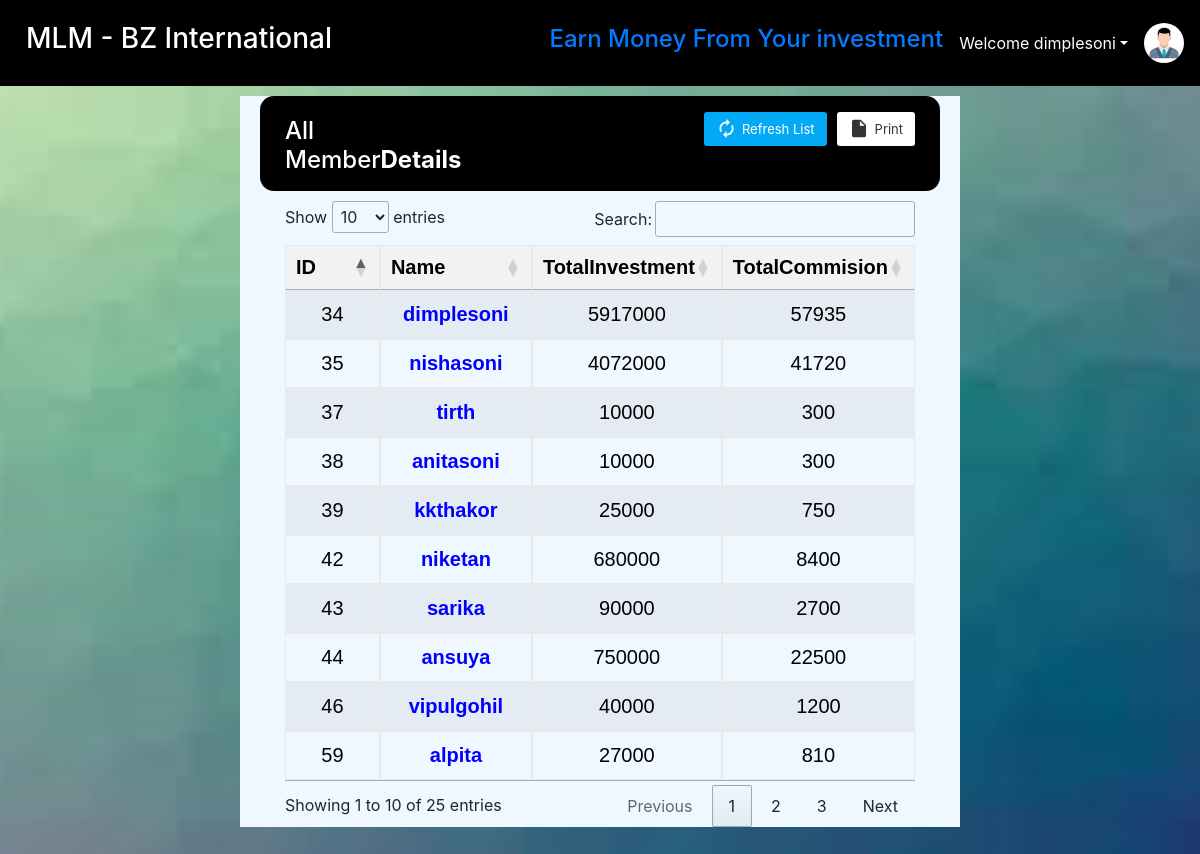
The app's page /allcom.php (signed in), older data.
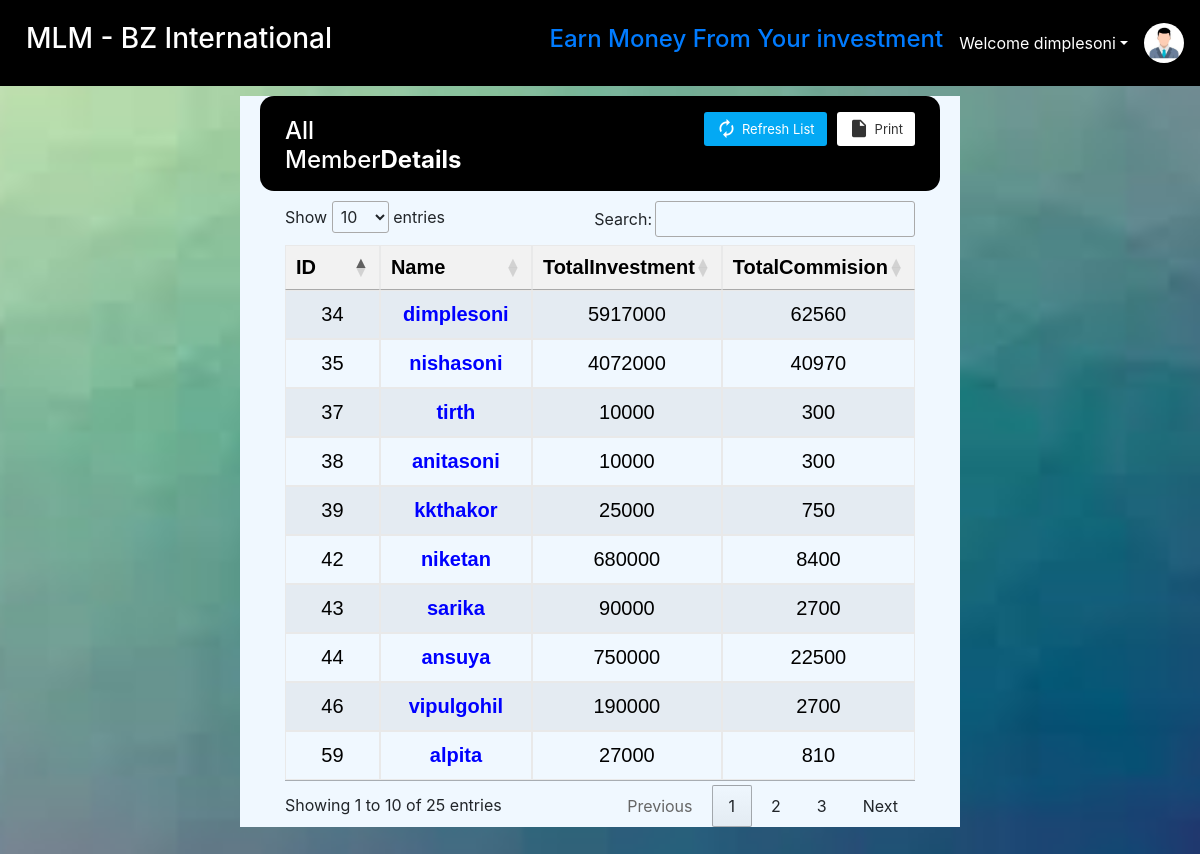
The same page, newer data.
### tables this page shows
CREATE TABLE `members` (
  `id` int(11) NOT NULL,
  `name` varchar(255) DEFAULT NULL,
  `upline` varchar(255) DEFAULT NULL,
  `amount` float NOT NULL,
  `fd` int(25) NOT NULL,
  `date` datetime NOT NULL DEFAULT current_timestamp(),
  `date1` datetime DEFAULT NULL
);

### allcom.php (the view, shortened to what this page needs)
<?php
echo '
<!DOCTYPE html>
<html lang="en">
<head>
  <meta charset="UTF-8">
  <meta name="viewport" content="width=device-width, initial-scale=1.0">
  <meta http-equiv="X-UA-Compatible" content="ie=edge">
  <title>Add Member</title>
  <link rel = "icon" href ="img/Ram.jpg" type = "image/x-icon">
  <link rel="stylesheet" href="https://fonts.googleapis.com/icon?family=Material+Icons">
  <link rel="stylesheet" href="https://use.fontawesome.com/releases/v5.8.2/css/all.css">
  <link rel="stylesheet" href="https://maxcdn.bootstrapcdn.com/bootstrap/4.0.0/css/bootstrap.min.css">
  <link rel = "icon" href ="img/Ram.jpg" type = "image/x-icon">
  <link rel="stylesheet" href="//cdn.datatables.net/1.11.5/css/jquery.dataTables.min.css">
</head>
<body class="back">';
    require "partials/nav.php";
        echo '<div class="container" style="background: aliceblue;width:60%;">
                    <div class="table-wrapper" style="margin:30px;" >
                        <div class="table-title" style="border-radius: 14px;background:black;">
                            <div class="row">
                                <div class="col-sm-4">
                                    <h2>All Member<b>Details</b></h2>
                                </div>
                                <div class="col-sm-8">
                                    <a href="#" onclick="window.print()" class="btn btn-info"><i class="material-icons">&#xE24D;</i> <span>Print</span></a>
                                    <a href="#" class="btn btn-primary"><i class="material-icons">&#xE863;</i> <span>Refresh List</span></a>
                                </div>
                            </div>
                          </div>
                        <div>
                   </div>';
        ?>
        <table class='table table-striped table-hover text-center' id='NoOrder1' style='font-size:20px;color:black; font-family: Bahnschrift, sans-serif;' >
            <thead>
                <tr>
                    <th>ID</th>
                    <th>Name</th>
                    <th>TotalInvestment</th>
                    <th>TotalCommision</th>
                </tr>
            </thead>
            <tbody>
        <?php
        $host = "localhost";
        $username = "root";
        $password = "";
        $database = "mlm";
                            $conn = mysqli_connect($host, $username, $password, $database);
                            $sql = "SELECT id, name FROM members";
                            $result = mysqli_query($conn, $sql);
                            if (mysqli_num_rows($result) > 0) {
                                while ($row = mysqli_fetch_assoc($result)) {
                                    $upline = $row['name'];
                                    $FT = TotalI($upline, $conn);
                                    $TI = TotalC($upline, $conn);
                                    echo "<tr>";
                                    echo "<td>" . $row['id'] . "</td>";
                                    echo "<td><a href='commision?name=" . urlencode($row['name']) . "' style='color:blue;'>" . $row['name'] . "</a></td>";
                                    echo "<td>" . $FT . "</td>";
                                    echo "<td>" . $TI . "</td>";
                                    echo "</tr>";
                                }
                            } else {
                                echo "No results found.";
                            }
                            function TotalI($upline, $conn)
                            {
                                $investment = getInvestment($upline, $conn);
                                $total_investment = getTotalInvestment($upline, $conn, 0, $investment);
                                $totalInvestment = $investment + $total_investment;
                                return $totalInvestment;
                            }
                            function TotalC($upline, $conn)
                            {
                                $investment = getInvestment($upline, $conn);
                                $total_commission = getDownlinesCommission($upline, $conn, 0, $investment);
                                $final_total = ($investment * 0.03) + $total_commission;
                                return $final_total;
                            }
                            function getInvestment($upline, $conn)
                            {
                                $query = "SELECT amount FROM members WHERE name = '$upline'";
                                $result = mysqli_query($conn, $query);
                                if (mysqli_num_rows($result) > 0) {
                                    $row = mysqli_fetch_assoc($result);
                                    return $row['amount'];
                                } else {
                                    throw new Exception("No investment found for " . $upline);
                                }
                            }
                            function  getTotalInvestment($upline, $conn, $level, $investment)
                            {
                                $query = "SELECT * FROM members WHERE upline = '$upline'";
                                $result = mysqli_query($conn, $query);
                                if (mysqli_num_rows($result) > 0) {
                                    $sum = 0;
                                    while($row = mysqli_fetch_assoc($result)) {
                                        $amount = $row["amount"];
                                        $sum += $amount + getTotalInvestment($row["name"], $conn, $level + 1, $investment);
                                    }
                                    return $sum ;
                                } else {
                                    return 0;
                                }
                            }
                        function getDownlinesCommission($upline, $conn, $level, $investment)
                        {
                            $query = "SELECT * FROM members WHERE upline = '$upline'";
                            $result = mysqli_query($conn, $query);
                            if (mysqli_num_rows($result) > 0) {
                                $commission = 0;
                                while($row = mysqli_fetch_assoc($result)) {
                                    $amount = $row["amount"];
                                    $fd = $row["fd"];
                                    if ($level == 0) {
                                        $level_commission = 0.01 * $amount;
                                        $level_commission1 = 0.01 * $fd;
                                    } else if ($level == 1) {
                                        $level_commission = 0.005 * $amount;
                                        $level_commission1 = 0.005 * $fd;
                                    } else {
                                        $level_commission = 0.0025 * $amount;
                                        $level_commission1 = 0.0025 * $fd;
                                    }
                                    $commission +=  $level_commission1 + $level_commission + getDownlinesCommission($row["name"], $conn, $level + 1, $investment);
                                }
                                return $commission ;
                            } else {
                                return 0;
                            }
                        }
                        ?>
    </tbody>
    </table>
  </body>
</html>

### partials/nav.php (shortened to what this page needs)
<?php
if(isset($_SESSION['loggedin']) && $_SESSION['loggedin']==true){
  $loggedin= true;
  $username = $_SESSION['username'];
}
else{
  $loggedin = false;
  $userId = 0;
}
echo '
<header style="background-color:black;">
                <nav class="navbar navbar-expand-lg">
                  <a class="navbar-brand" href="index" style="color:white; margin:5px;padding:5px;"><h3>MLM - BZ International</h3></a>
                  <div class="collapse navbar-collapse" id="navbarNav">
                      <ul class="navbar-nav">
                      <li class="nav-item active">
                          <a class="nav-link" href="#"></a>
                      </li>
                      </ul>
                  </div>
                  <div>
                      <ul class="navbar-nav">
                          <li class="nav-item active">
                              <a class="nav-link" href="#"><h4>Earn Money From Your investment</h4></a>
                          </li>
                          </ul>
                  </div>
                ';
                if($loggedin){
                        echo '
                        <ul class="navbar-nav mr-2">
                          <li class="nav-item dropdown">
                            <a class="nav-link dropdown-toggle" href="#" id="navbarDropdown" role="button" data-toggle="dropdown" style="color:white;"> Welcome ' .$username. '</a>
                            <div class="dropdown-menu" aria-labelledby="navbarDropdown">
                              <a class="dropdown-item" href="partials/_logout.php">Logout</a>
                            </div>
                          </li>
                        </ul>
                        <div class="text-center image-size-small position-relative">
                            <img src="./img/profile.jpg" class="rounded-circle" style="width:40px; height:40px">
                        </div>';
                }
                else {
                        echo '
                        <button type="button" class="btn btn-success mx-2"  data-toggle="modal" data-target="#loginModal">Login</button>
                        <button type="button" class="btn btn-success mx-2"  data-toggle="modal" data-target="#signupModal">SignUp</button>';
                }
                echo'
                </nav>
        </header>
        <style>
        .navbar-brand {
        display: flex;
        flex-direction: column;
        align-items: center;
        justify-content: center;
        }
        .nav-link {
        text-align: center;
        }
        .navbar-brand {
        height: 60px; /* adjust as needed */
        }
        </style>
        ';
?>

### allcom.php (style rules this page uses)
.back { background-image: url('img/bi2.jfif'); background-size: cover; background-position: center center; background-repeat: no-repeat; }
table { border-collapse: collapse; width: 100%; text-align: left; }
th, td { border: 1px solid black; padding: 8px; }
th { background-color: #f2f2f2; }
.table-wrapper .btn { float: right; color: #333; background-color: #fff; border-radius: 3px; border: none; outline: none !important; margin-left: 10px; }
.table-wrapper .btn.btn-primary { color: #fff; background: #03A9F4;  }
.table-title .btn { font-size: 13px; border: none; }
.table-title .btn i { float: left; font-size: 21px; margin-right: 5px; }
.table-title .btn span { float: left; margin-top: 2px; }
.table-title { color: #fff; background: #4b5366; padding: 16px 25px; margin: -20px -25px 10px; border-radius: 3px 3px 0 0; }
.table-title h2 { margin: 5px 0 0; font-size: 24px; }
table.table tr th, table.table tr td { border-color: #e9e9e9; padding: 12px 15px; vertical-align: middle; }
table.table tr th:first-child { width: 60px; }
table.table tr th:last-child { width: 80px; }
table.table td a { font-weight: bold; color: #566787; display: inline-block; text-decoration: none; }
table { counter-reset: section; }

### partials/nav.php (style rules this page uses)
.navbar-brand { display: flex; flex-direction: column; align-items: center; justify-content: center; }
.nav-link { text-align: center; }
.navbar-brand { height: 60px; }

Row changes from the older to the newer data that the page shows:
computed for members "dimplesoni": amount "57935" → "62560"
changed members "nishasoni": amount "41720" → "40970"
computed for members "vipulgohil": FT "40000" → "190000"; amount "1200" → "2700"
